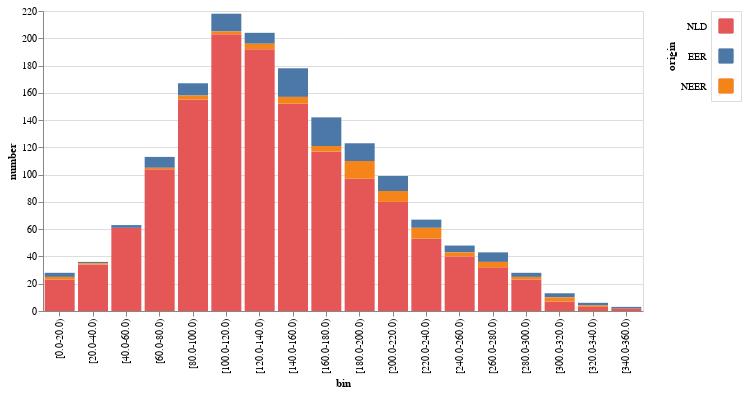

The cell this chart's notebook holds for it:
### Markdown cell above
### Processing time in 2018 of first year enrollments by origin of the student
Let's find out what the distribution of processing time is for first year enrollments by origin. First, we calculate the processing time by subtracting the *REQUEST_DATE* from the *STATUS_DATE* and casting it in number of days. Then we add a column to our DataFrame that bins this data using the `quick_bin` function from the **tables** module. With this new column we create another crosstab and plot it a bar chart.

### Code cell
qry = """ACADEMIC_YEAR == 2018 & REENROLLMENT == 'no' & STATUS == 'active'"""
df['PROCESSING_TIME'] = df['STATUS_DATE'] - df['REQUEST_DATE']
df['PROCESSING_TIME']  = df['PROCESSING_TIME'].astype('timedelta64[D]')
df = tbl.quick_bin(df, 'PROCESSING_TIME', 20, bin_col='BIN', bin_str=True)
df_bin = tbl.crosstab_f(df.query(qry), 'BIN', 'ORIGIN', totals_col=False, totals_row=False)

var_order = df.ORIGIN.cat.categories.tolist()
chrt.generate_bin_chart(df_bin, 'number', 'origin', var_order=var_order)

### Figure 1 — Vega-Lite specification as saved in the notebook (floating-point values rounded to 4 significant figures)
{"$schema": "https://vega.github.io/schema/vega-lite/v2.6.0.json", "config": {"view": {"height": 300, "width": 400}}, "datasets": {"data-acc3b409a72d4b121c9b97c4341c037d": [{"bin": "[0.0-20.0)", "number": 23, "origin": "NLD"}, {"bin": "[20.0-40.0)", "number": 34, "origin": "NLD"}, {"bin": "[40.0-60.0)", "number": 61, "origin": "NLD"}, {"bin": "[60.0-80.0)", "number": 104, "origin": "NLD"}, {"bin": "[80.0-100.0)", "number": 155, "origin": "NLD"}, {"bin": "[100.0-120.0)", "number": 203, "origin": "NLD"}, {"bin": "[120.0-140.0)", "number": 192, "origin": "NLD"}, {"bin": "[140.0-160.0)", "number": 152, "origin": "NLD"}, {"bin": "[160.0-180.0)", "number": 117, "origin": "NLD"}, {"bin": "[180.0-200.0)", "number": 97, "origin": "NLD"}, {"bin": "[200.0-220.0)", "number": 80, "origin": "NLD"}, {"bin": "[220.0-240.0)", "number": 53, "origin": "NLD"}, {"bin": "[240.0-260.0)", "number": 40, "origin": "NLD"}, {"bin": "[260.0-280.0)", "number": 32, "origin": "NLD"}, {"bin": "[280.0-300.0)", "number": 23, "origin": "NLD"}, {"bin": "[300.0-320.0)", "number": 7, "origin": "NLD"}, {"bin": "[320.0-340.0)", "number": 3, "origin": "NLD"}, {"bin": "[340.0-360.0)", "number": 2, "origin": "NLD"}, {"bin": "[0.0-20.0)", "number": 3, "origin": "EER"}, {"bin": "[20.0-40.0)", "number": 1, "origin": "EER"}, {"bin": "[40.0-60.0)", "number": 2, "origin": "EER"}, {"bin": "[60.0-80.0)", "number": 8, "origin": "EER"}, {"bin": "[80.0-100.0)", "number": 9, "origin": "EER"}, {"bin": "[100.0-120.0)", "number": 13, "origin": "EER"}, {"bin": "[120.0-140.0)", "number": 8, "origin": "EER"}, {"bin": "[140.0-160.0)", "number": 21, "origin": "EER"}, {"bin": "[160.0-180.0)", "number": 21, "origin": "EER"}, {"bin": "[180.0-200.0)", "number": 13, "origin": "EER"}, {"bin": "[200.0-220.0)", "number": 11, "origin": "EER"}, {"bin": "[220.0-240.0)", "number": 6, "origin": "EER"}, {"bin": "[240.0-260.0)", "number": 5, "origin": "EER"}, {"bin": "[260.0-280.0)", "number": 7, "origin": "EER"}, {"bin": "[280.0-300.0)", "number": 3, "origin": "EER"}, {"bin": "[300.0-320.0)", "number": 3, "origin": "EER"}, {"bin": "[320.0-340.0)", "number": 2, "origin": "EER"}, {"bin": "[340.0-360.0)", "number": 1, "origin": "EER"}, {"bin": "[0.0-20.0)", "number": 2, "origin": "NEER"}, {"bin": "[20.0-40.0)", "number": 1, "origin": "NEER"}, {"bin": "[40.0-60.0)", "number": 0, "origin": "NEER"}, {"bin": "[60.0-80.0)", "number": 1, "origin": "NEER"}, {"bin": "[80.0-100.0)", "number": 3, "origin": "NEER"}, {"bin": "[100.0-120.0)", "number": 2, "origin": "NEER"}, {"bin": "[120.0-140.0)", "number": 4, "origin": "NEER"}, {"bin": "[140.0-160.0)", "number": 5, "origin": "NEER"}, {"bin": "[160.0-180.0)", "number": 4, "origin": "NEER"}, {"bin": "[180.0-200.0)", "number": 13, "origin": "NEER"}, {"bin": "[200.0-220.0)", "number": 8, "origin": "NEER"}, {"bin": "[220.0-240.0)", "number": 8, "origin": "NEER"}, {"bin": "[240.0-260.0)", "number": 3, "origin": "NEER"}, {"bin": "[260.0-280.0)", "number": 4, "origin": "NEER"}, {"bin": "[280.0-300.0)", "number": 2, "origin": "NEER"}, {"bin": "[300.0-320.0)", "number": 3, "origin": "NEER"}, {"bin": "[320.0-340.0)", "number": 1, "origin": "NEER"}, {"bin": "[340.0-360.0)", "number": 0, "origin": "NEER"}]}, "hconcat": [{"data": {"name": "data-acc3b409a72d4b121c9b97c4341c037d"}, "encoding": {"color": {"field": "origin", "legend": null, "type": "nominal"}, "order": {"field": "origin", "sort": "descending", "type": "nominal"}, "x": {"field": "bin", "sort": ["[0.0-20.0)", "[20.0-40.0)", "[40.0-60.0)", "[60.0-80.0)", "[80.0-100.0)", "[100.0-120.0)", "[120.0-140.0)", "[140.0-160.0)", "[160.0-180.0)", "[180.0-200.0)", "[200.0-220.0)", "[220.0-240.0)", "[240.0-260.0)", "[260.0-280.0)", "[280.0-300.0)", "[300.0-320.0)", "[320.0-340.0)", "[340.0-360.0)"], "type": "ordinal"}, "y": {"field": "number", "stack": "zero", "type": "quantitative"}}, "mark": {"clip": true, "type": "bar"}, "transform": [{"filter": {"selection": "selector005"}}], "width": 600}, {"data": {"name": "data-acc3b409a72d4b121c9b97c4341c037d"}, "encoding": {"color": {"condition": {"field": "origin", "legend": null, "selection": "selector005", "type": "nominal"}, "value": "lightgray"}, "size": {"condition": {"selection": "selector005", "value": 200}, "value": 100}, "y": {"axis": {"domain": false, "labelPadding": 5, "ticks": false, "title": "origin"}, "field": "origin", "sort": ["NLD", "EER", "NEER"], "type": "nominal"}}, "height": 90, "mark": {"cursor": "pointer", "type": "square"}, "selection": {"selector005": {"empty": "all", "fields": ["origin"], "on": "click", "resolve": "global", "toggle": "event.shiftKey", "type": "multi"}}, "width": 30}]}
